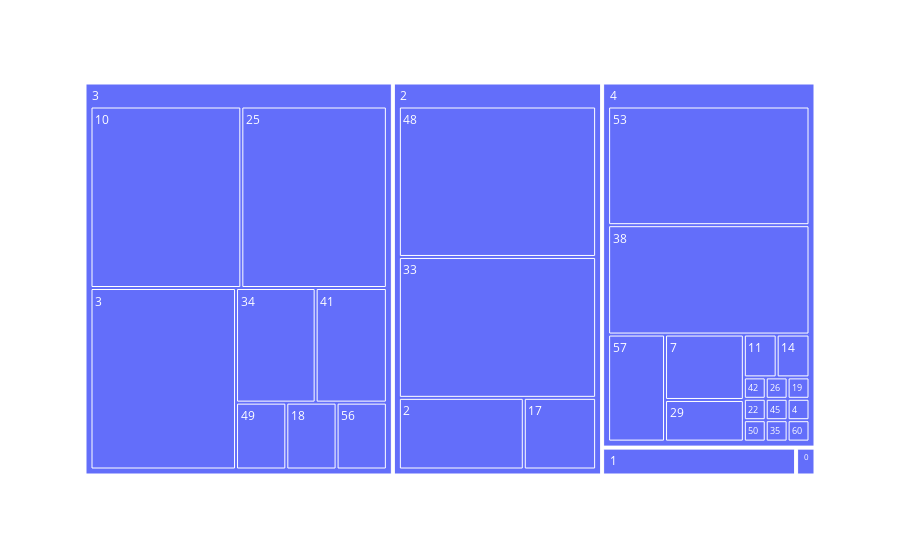

Notebook code for this chart:
### Code cell
import plotly.express as px
from sklearn import tree
import pandas as pd

# Karar ağacını inceleyip düğümleri çıkartalım
n_nodes = tree_model.tree_.node_count
children_left = tree_model.tree_.children_left
children_right = tree_model.tree_.children_right
feature = tree_model.tree_.feature
threshold = tree_model.tree_.threshold

# Karar ağacı düğümlerini DataFrame'e yerleştirme
node_depth = [0] * n_nodes
is_leaves = [False] * n_nodes
stack = [(0, 0)]  # (düğüm ID'si, derinlik)
while len(stack) > 0:
    node_id, depth = stack.pop()
    node_depth[node_id] = depth

    # Yaprak düğüm kontrolü
    if (children_left[node_id] != children_right[node_id]):
        stack.append((children_left[node_id], depth + 1))
        stack.append((children_right[node_id], depth + 1))
    else:
        is_leaves[node_id] = True

# Yaprak düğümleri için "Leaf" yerine sayısal bir değer kullanalım, örneğin 0
threshold_values = [round(thresh, 2) if thresh != -2 else 0 for thresh in threshold]

# Karar ağacını interaktif şekilde görselleştirme
df = pd.DataFrame({
    'nodes': list(range(n_nodes)),
    'depth': node_depth,
    'is_leaf': is_leaves,
    'feature': [X_train.columns[i] if i >= 0 else "Leaf" for i in feature],  # Feature adları
    'threshold': threshold_values  # Metin yerine sayısal değerler
})

# Plotly treemap görselleştirme
fig = px.treemap(df, path=['depth', 'nodes'], values='threshold', color='is_leaf', 
                 hover_data=['feature', 'threshold'])
fig.show()

### Figure 1 — Plotly figure (JSON) as saved in the notebook; plotly's stock layout.template omitted (floating-point values rounded to 4 significant figures; data arrays with more than 128 entries replaced by an {"elided": "..."} marker saying what was removed)
{"data": [{"branchvalues": "total", "customdata": {"elided": "69x3 mixed values"}, "domain": {"x": [0, 1], "y": [0, 1]}, "hovertemplate": "labels=%{label}<br>threshold=%{customdata[1]}<br>parent=%{parent}<br>id=%{id}<br>feature=%{customdata[0]}<br>is_leaf=%{customdata[2]}<extra></extra>", "ids": ["0/0", "4/42", "4/22", "4/50", "3/49", "3/25", "4/26", "4/19", "2/48", "4/45", "1/32", "2/33", "3/34", "4/35", "4/38", "4/29", "3/18", "3/41", "4/53", "1/1", "2/2", "3/3", "4/4", "4/60", "2/17", "4/57", "4/7", "4/11", "3/56", "4/14", "3/10", "5/58", "5/47", "5/46", "5/59", "5/55", "5/51", "5/44", "5/43", "5/54", "5/52", "5/31", "5/39", "5/5", "5/6", "5/8", "5/9", "5/12", "5/13", "5/15", "5/16", "5/40", "5/20", "5/23", "5/24", "5/27", "5/28", "5/30", "5/61", "5/36", "5/37", "5/21", "5/62", "0", "1", "2", "3", "4", "5"], "labels": ["0", "42", "22", "50", "49", "25", "26", "19", "48", "45", "32", "33", "34", "35", "38", "29", "18", "41", "53", "1", "2", "3", "4", "60", "17", "57", "7", "11", "56", "14", "10", "58", "47", "46", "59", "55", "51", "44", "43", "54", "52", "31", "39", "5", "6", "8", "9", "12", "13", "15", "16", "40", "20", "23", "24", "27", "28", "30", "61", "36", "37", "21", "62", "0", "1", "2", "3", "4", "5"], "marker": {"colors": ["#636efa", "#636efa", "#636efa", "#636efa", "#636efa", "#636efa", "#636efa", "#636efa", "#636efa", "#636efa", "#636efa", "#636efa", "#636efa", "#636efa", "#636efa", "#636efa", "#636efa", "#636efa", "#636efa", "#636efa", "#636efa", "#636efa", "#636efa", "#636efa", "#636efa", "#636efa", "#636efa", "#636efa", "#636efa", "#636efa", "#636efa", "#EF553B", "#EF553B", "#EF553B", "#EF553B", "#EF553B", "#EF553B", "#EF553B", "#EF553B", "#EF553B", "#EF553B", "#EF553B", "#EF553B", "#EF553B", "#EF553B", "#EF553B", "#EF553B", "#EF553B", "#EF553B", "#EF553B", "#EF553B", "#EF553B", "#EF553B", "#EF553B", "#EF553B", "#EF553B", "#EF553B", "#EF553B", "#EF553B", "#EF553B", "#EF553B", "#EF553B", "#EF553B", "#636efa", "#636efa", "#636efa", "#636efa", "#636efa", "#EF553B"]}, "name": "", "parents": ["0", "4", "4", "4", "3", "3", "4", "4", "2", "4", "1", "2", "3", "4", "4", "4", "3", "3", "4", "1", "2", "3", "4", "4", "2", "4", "4", "4", "3", "4", "3", "5", "5", "5", "5", "5", "5", "5", "5", "5", "5", "5", "5", "5", "5", "5", "5", "5", "5", "5", "5", "5", "5", "5", "5", "5", "5", "5", "5", "5", "5", "5", "5", "", "", "", "", "", ""], "type": "treemap", "values": [0.5, 0.5, 0.5, 0.5, 3.5, 27.5, 0.5, 0.5, 31.5, 0.5, 2.5, 29.5, 9.5, 0.5, 23.5, 3.5, 3.5, 8.5, 25.5, 2.5, 9.5, 27.5, 0.5, 0.5, 5.5, 6.5, 5.5, 1.5, 3.5, 1.5, 28.5, 0, 0, 0, 0, 0, 0, 0, 0, 0, 0, 0, 0, 0, 0, 0, 0, 0, 0, 0, 0, 0, 0, 0, 0, 0, 0, 0, 0, 0, 0, 0, 0, 0.5, 5, 76, 112, 72, 0]}], "layout": {"legend": {"tracegroupgap": 0}, "margin": {"t": 60}}}
